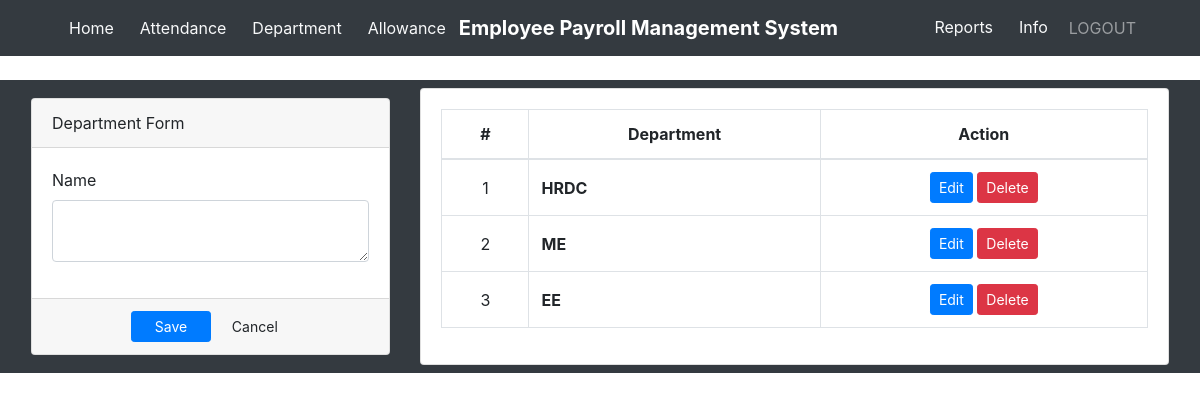
The page /department.php on the database its author committed.
### tables this page shows
CREATE TABLE `department` (
  `id` int(255) NOT NULL,
  `name` text NOT NULL
);

### department.php (the view, shortened to what this page needs)
<?php include('db_connection.php');?>
<!DOCTYPE html>
<html lang="en">
<head>
<link rel="stylesheet" href="https://stackpath.bootstrapcdn.com/bootstrap/4.5.0/css/bootstrap.min.css">
<link rel="stylesheet" href="https://maxcdn.bootstrapcdn.com/font-awesome/4.7.0/css/font-awesome.min.css">
</head>
<body>
        <nav class="navbar navbar-expand-md navbar-dark bg-dark">
            <div class="navbar-collapse collapse w-100 order-1 order-md-0 dual-collapse2">
                <ul class="navbar-nav mr-auto">
                    <li class="nav-item">
                        <div class="dropdown" style="padding-left: 40px;">
                            <a class="btn text-light secondary" href="home.php">Home</a>
                        </div>
                    </li>
                    <li class="nav-item">
                        <div class="dropdown">
                            <a class="btn text-light secondary " href="attendance.php">Attendance</a>
                        </div>
                    </li>
                    <li class="nav-item">
                        <div class="dropdown">
                            <a class="btn text-light secondary " href="department.php">Department</a>
                        </div>
                    </li>
                    <li class="nav-item">
                        <div class="dropdown">
                            <a class="btn text-light secondary " href="allowance.php">Allowance</a>
                        </div>
                    </li>
                </ul>
            </div>
            <div class="mx-auto order-0">
                <a class="navbar-brand mx-auto" href="#"> <b>Employee Payroll Management System</b> </a>
            </div>
            <div class="navbar-collapse collapse w-100 order-3 dual-collapse2 justify-content-end">
                <ul class="navbar-nav ml-auto">
                    <li class="nav-item">
                        <div class="dropdown">
                            <a class="btn text-light secondary " href="report.php">Reports</a>
                        </div>
                    </li>
                    <li class="nav-item">
                        <div class="dropdown">
                            <a class="btn text-light secondary " href="info.php">Info</a>
                        </div>
                    </li>
                    <li class="nav-item" style="padding-right: 40px;">
                        <a class="nav-link" href="logout.php">LOGOUT</a>
                    </li>
                </ul>
            </div>
        </nav>
   <br>
   <div class="navbar navbar-expand-md navbar-dark bg-dark">
            <div class="col-md-4">
            <form action="" id="manage-department">
                <div class="card">
                    <div class="card-header">
                          Department Form
                    </div>
                    <div class="card-body">
                            <div class="form-group">
                                <label class="control-label">Name</label>
                                <textarea name="name" id="" cols="30" rows="2" class="form-control"></textarea>
                            </div>
                    </div>
                    <div class="card-footer">
                        <div class="row">
                            <div class="col-md-12">
                                <button class="btn btn-sm btn-primary col-sm-3 offset-md-3"> Save</button>
                                <button class="btn btn-sm btn-default col-sm-3" type="button" onclick="_reset()"> Cancel</button>
                            </div>
                        </div>
                    </div>
                </div>
            </form>
            </div>
            <div class="col-md-8">
                <div class="card">
                    <div class="card-body">
                        <table class="table table-bordered table-hover">
                            <thead>
                                <tr>
                                    <th class="text-center">#</th>
                                    <th class="text-center">Department</th>
                                    <th class="text-center">Action</th>
                                </tr>
                            </thead>
                            <tbody>
                                <?php
                                $i = 1;
                                $department = $connection->query("SELECT * FROM department order by id asc");
                                while($row=$department->fetch_assoc()):
                                ?>
                                <tr>
                                    <td class="text-center"><?php echo $i++ ?></td>
                                    <td class="">
                                         <p> <b><?php echo $row['name'] ?></b></p>
                                    </td>
                                    <td class="text-center">
                                        <button class="btn btn-sm btn-primary edit_department" type="button" data-id="<?php echo $row['id'] ?>" data-name="<?php echo $row['name'] ?>"  >Edit</button>
                                        <button class="btn btn-sm btn-danger delete_department" type="button" data-id="<?php echo $row['id'] ?>">Delete</button>
                                    </td>
                                </tr>
                                <?php endwhile; ?>
                            </tbody>
                        </table>
                    </div>
                </div>
            </div>
</body>
</html>

### department.php (style rules this page uses)
td { vertical-align: middle !important; }
td p { margin: unset }

### rows shown on the page
department: name "HRDC"
department: name "ME"
department: name "EE"
